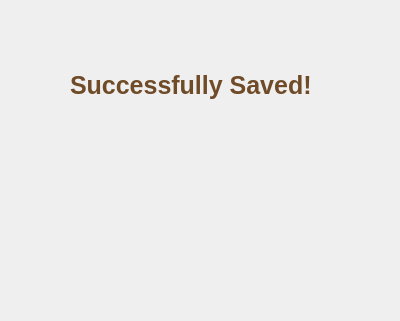
<?xml version="1.0" encoding="UTF-8"?>
<ui version="4.0">
 <class>Dialog</class>
 <widget class="QDialog" name="Dialog">
  <property name="geometry">
   <rect>
    <x>0</x>
    <y>0</y>
    <width>400</width>
    <height>321</height>
   </rect>
  </property>
  <property name="windowTitle">
   <string>Dialog</string>
  </property>
  <widget class="QLabel" name="succsave">
   <property name="geometry">
    <rect>
     <x>70</x>
     <y>60</y>
     <width>241</width>
     <height>51</height>
    </rect>
   </property>
   <property name="styleSheet">
    <string notr="true">#succsave {
   font-family: Arial;
   font-size: 25px;
font-weight: bold;
   color: #6F4B27;
}</string>
   </property>
   <property name="text">
    <string>Successfully Saved!</string>
   </property>
  </widget>
  <widget class="QLabel" name="check">
   <property name="geometry">
    <rect>
     <x>100</x>
     <y>150</y>
     <width>171</width>
     <height>91</height>
    </rect>
   </property>
   <property name="styleSheet">
    <string notr="true">#check {
    background-image: url(:/images/ok3.png);
background-repeat: no-repeat;
background-position: center;
}</string>
   </property>
   <property name="text">
    <string/>
   </property>
  </widget>
 </widget>
 <resources>
  <include location="../images/images.qrc"/>
 </resources>
 <connections/>
</ui>
